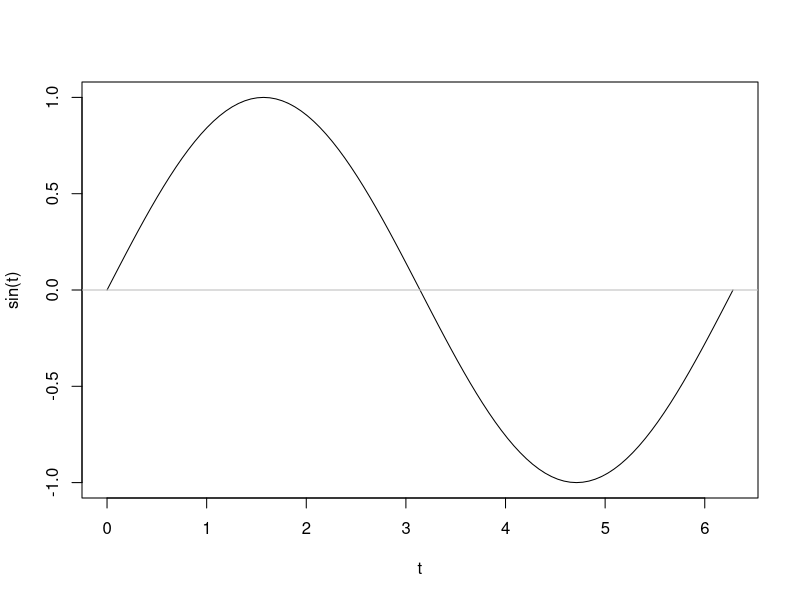
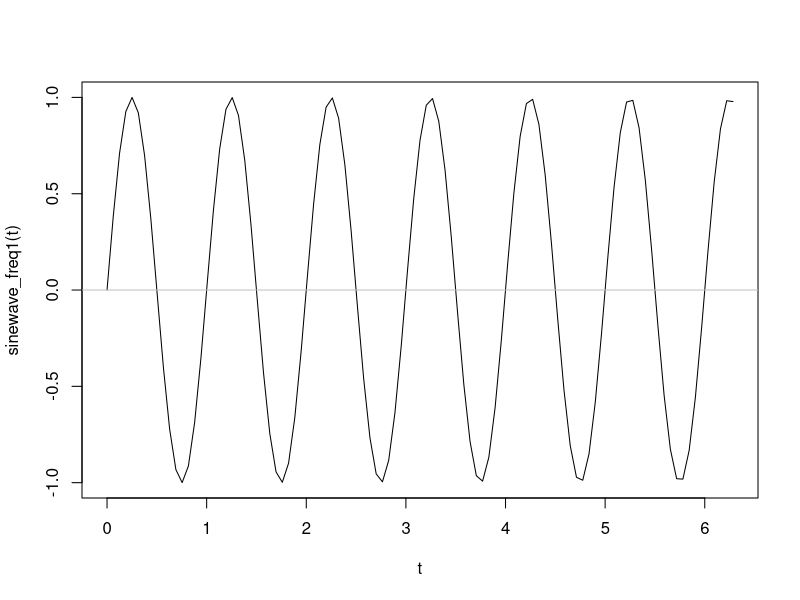
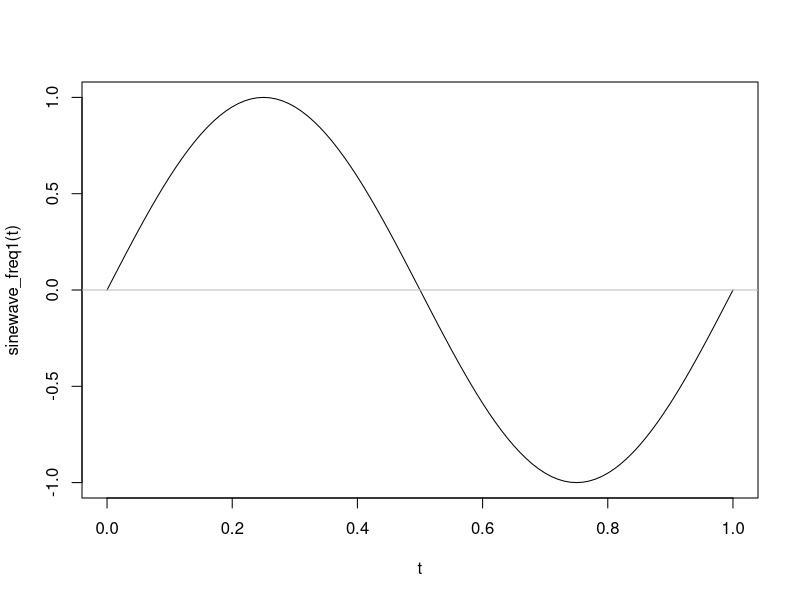
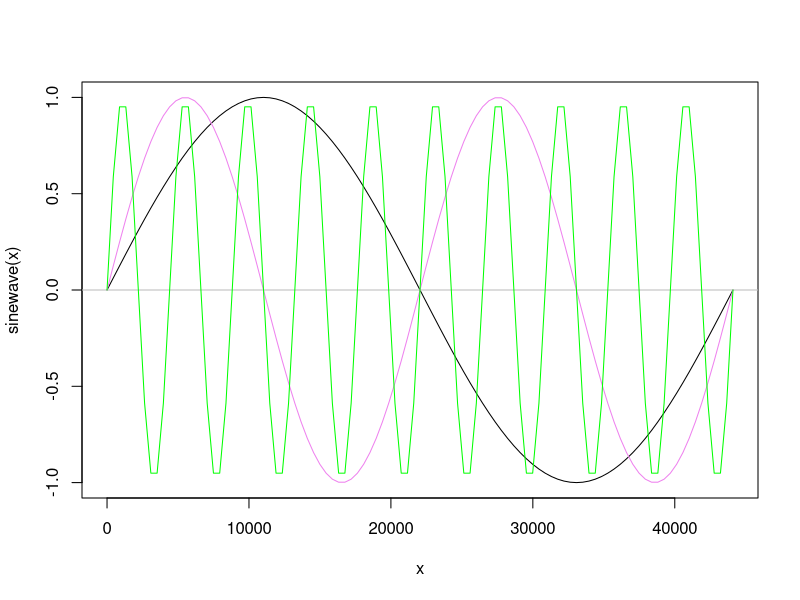
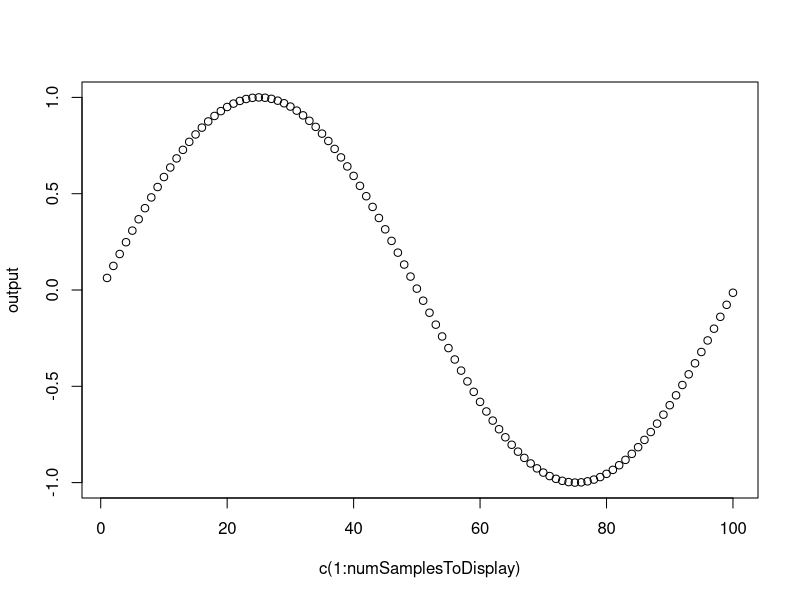

The R source for these figures, in order:
# generate and display a sinewave with wavelength = 2pi
curve(expr=sin, from=0, to=2*pi, xname = "t")
abline(h = 0, lty = 1, col = "gray")

# generate and display a sinewave with 
# wavelength = 1, frequency = 1 in the time domain, 
# thus, scale sine's wavelength to 1 second
sinewave_freq1 <- function(t) sin(t * 2*pi)
curve(expr=sinewave_freq1, from=0, to=2*pi, xname = "t")
abline(h = 0, lty = 1, col = "gray")

# display the sinewave once more with frequency = 1, 
# however, now within the time interval [0,1]
curve(expr=sinewave_freq1, from=0, to=1, xname = "t")
abline(h = 0, lty = 1, col = "gray")



# ________________ discrete time _________________
# In the previous example, 1 t represents with 1 second in the 
# continuous time domain. 
# In this example 1 t represents 1 sample in discrete time domain.

# samplerate = the number of samples per seconds
# Thus the wavelength of a sinewave with frequency = 1 equals the samplerate. 
samplerate = 44100
# In other words, the sinewave 'travels' one wave in 44100 discrete samples
# Compared to the sinewave example in the continuous time example, we here need 
# to 'spread it out over' 44100 samples. Herefore, within the calculation
# of the sine's output we divide t with the samplerate. 
sinewave <- function(t) sin(t * 2*pi / samplerate)
curve(sinewave, 0, samplerate, xname = "x")
abline(h = 0, lty = 1, col = "gray")


# now let's add the frequency, 
# a sinewave with frequency = 2 has a two time shorter wavelength compared to 
# a sinewave with frequency = 1
# thus at every sample step it 'travels two times faster', 
# therefore, we can simply multiply t with the frequency
frequency <- 2
sinewave <- function(t) sin(2* t * pi * frequency / samplerate)
curve(sinewave, add = TRUE, col = "violet")
frequency <- 10
sinewave <- function(t) sin(t * 2*pi * frequency / samplerate)
curve(sinewave, add = TRUE, col = "green")



# ________________ usage of phase _________________
# FINAL STEP --> 'transform to code'

# Let t indicate the index of a sample,
# then the equation is as follow (frequency is temporarily excluded 
# for the sake of simplicity).
# sample =  sin((t * 2 * pi) / samplerate)

# we can rewrite this function: 
# sample =  sin((t / samplerate) * 2 * pi)
#
# This results in a normalized value when t is in the range of [0, samplerate] 
# (t / samplerate) with interval t = [0, samplerate] 
# results in the interval [0, 1]
# e.g. samplerate = 44100
# 0 / 44100 = 0
# 44100 / 44100 = 1

# Because the sin function is a periodic function 
# Therefore, with t > samplerate in (t/samplerate) * 2 * pi, 
# the sine curve simply repeats.
# Thus (t / samplerate) can be viewed as the phase of the sinewave
# phase = t / samplerate

# Let's rewrite the equation.
# sample =  sin((t / samplerate) * 2 * pi)
# with phase = t / samplerate 
# results in: 
# sample = sin(phase * 2 * pi)

# To generate a sinewave with frequency = 1, 
# it is sufficient to keep track of the phase
# and to increase this at each sample step.
# phase += 1 / samplerate

# Now, let's also consider the frequency 
# To take the frequency into account, we can simply add it as follow.
# phase += frequency / samplerate

{
  samplerate = 44100
  numSamplesToDisplay = 100 # samplerate
  phase = 0
  frequency = 440 # 1
  phase_step = (frequency / samplerate)
  sinewave <- function(sample_index) {
    # here, phase = phase + phase_step
    phase = sample_index * phase_step
    return (sin(phase * 2*pi))
  }
  output = list()
  for (i in 1:numSamplesToDisplay) {
    output[i] = sinewave(i)
  }
  peakSampleI = 0.25 * samplerate
  output[peakSampleI]
  plot(c(1:numSamplesToDisplay), output)
}

# QUESTION: what are the benefits of working with a phase instead of time index? 





# TIP: what happens in both scenarios when you alter the frequency?

